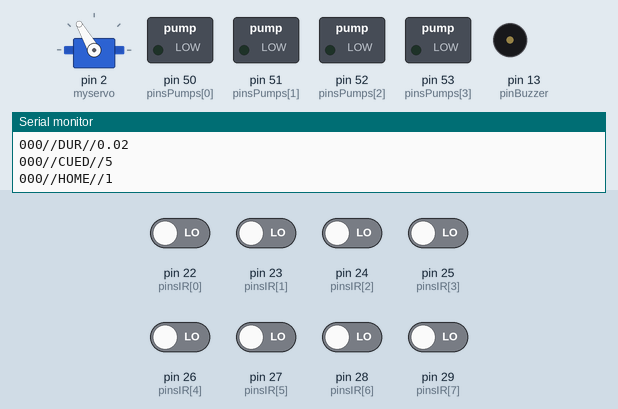
A sketch run on a simulated Arduino Mega 2560, built with avr-gcc and run on an emulated ATmega2560. Parts: servo, switched loads named in the sketch (green lamp = pin HIGH), buzzer (waves = sounding, pin HIGH), the last lines printed to the serial monitor. Inputs (shaded band) come from the test bench; at power-on: pin 22 (pinsIR[0]), pin 23 (pinsIR[1]), pin 24 (pinsIR[2]), pin 25 (pinsIR[3]), pin 26 (pinsIR[4]), pin 27 (pinsIR[5]), pin 28 (pinsIR[6]), pin 29 (pinsIR[7]) LOW.

Above: at 2.2 s.
2.3 s: pin 26 (pinsIR[4]) driven HIGH
At 3.5 s:
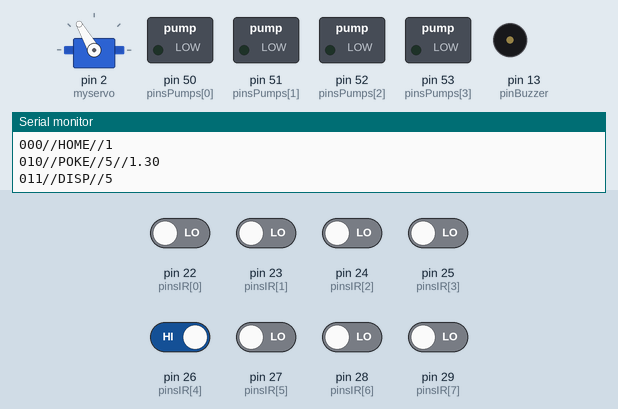
3.8 s: pin 22 (pinsIR[0]) driven HIGH
At 4.9 s:
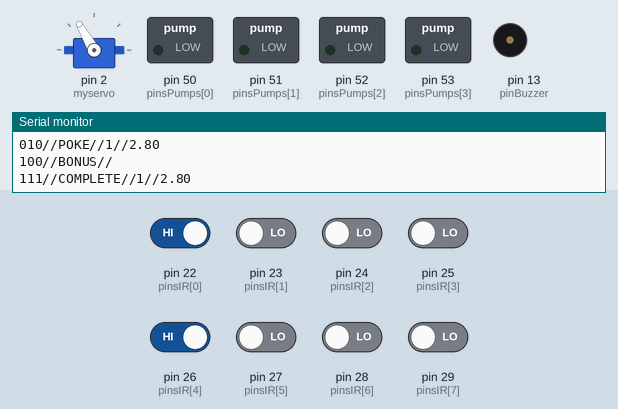
Timing chart, 0 to 6.8 s (numbered marks = the images above; inputs shaded):
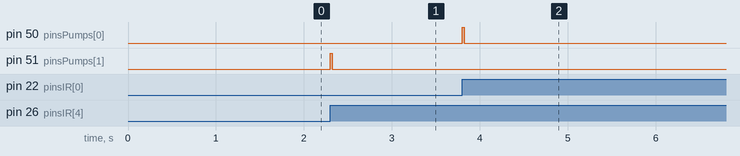

Measured:
- after the input at 2.3 s, pin 51 (pinsPumps[1]): LOW → HIGH at once, → LOW 0.02 s later
- after the input at 3.8 s, pin 50 (pinsPumps[0]): LOW → HIGH at once, → LOW 0.02 s later

The sketch:

Radial8Arm_linear.ino
```cpp
// Linear Track Maze with bonus:
// Codes:
//    000: system initiation settings log
//    001: trial initiation (offer)
//    010: port poked
//    011: port rewarded
//    100: bonus given
//    101: bonus lost
//    110: trial initiation (by animal)
//    111: trial end

#include <Servo.h>

Servo myservo;  // create servo object to control a servo
// twelve servo objects can be created on most boards

int pos = 0;    // variable to store the servo position

const int nIRs = 8;
const int nPumps = 4;
const int nCued = 1;
const int pinsIR[nIRs] = { 22, 23, 24, 25, 26, 27, 28, 29 };
const int pinsPumps[nPumps] = { 50, 51, 52, 53 };
const int pinBuzzer = 13;

int cued[nCued] = { 5 };
int home = 1;

bool rewarded[nCued] = { false };
bool tripped[nIRs] = { false, false, false, false, false, false, false, false };
bool bonus = true;
bool trial = false;

int lastIR[nIRs] = { 1, 1, 1, 1, 1, 1, 1, 1 };
int trialNum = 0;
int completedTrials = 0;
int pumpDur = 20;
int ITI = 10000;

unsigned long previousMillis = 0;  // will store last time LED was updated
long pumpStartTime[nPumps] = { 0, 0, 0, 0};
long trialEndTime = 0;
long trialStartTime = 0;


void setup() {
  myservo.attach(2, 500, 2500);  // attaches the servo on pin 9 to the servo object

  for (int i = 0; i < nIRs; i += 1) {
    pinMode(pinsIR[i], INPUT);
  }

  for (int i = 0; i < nPumps; i += 1) {
    pinMode(pinsPumps[i], OUTPUT);
    digitalWrite(pinsPumps[i],LOW);
  }

  for (int i = 0; i < nCued; i += 1) {
    cued[i] = cued[i] - 1;
  }

  pinMode(pinBuzzer, OUTPUT);

  home -= 1;

  Serial.begin(115200);
  delay(1000);
  //Serial.print("\n\n");
  Serial.println("000//mRAM//linear");
  Serial.print("000//ITI//"); Serial.println(ITI / 1000.0);
  Serial.print("000//DUR//"); Serial.println(pumpDur / 1000.0);
  for (int a=0; a<nCued; a+=1) {
    Serial.print("000//CUED//");
    Serial.println(cued[a]+1);
  }
  Serial.print("000//HOME//");
  Serial.println(home+1);

  myservo.write(120);
  trialEndTime = millis();
  trialStartTime = trialEndTime;

}

// the loop function runs over and over again forever
void loop() {
  // Checks every nosepoke port and displays if entered (rising edge). If cued, then start reward dispensing.
  for (int i = 0; i < 8; i += 1) {
    if (digitalRead(pinsIR[i]) == HIGH & lastIR[i] == 0) {
      tripped[i] = true;
      Serial.print("010//POKE//");
      Serial.print(i + 1);
      Serial.print("//");
      Serial.println((millis() - trialStartTime)/1000.0);
      for (int a = 0; a < nCued; a+=1) {
        if (pinsIR[cued[a]] == pinsIR[i] & !rewarded[a]){
          pumpStartTime[1] = millis();
          rewarded[a] = true;
          Serial.print("011//DISP//");
          Serial.println(cued[a] + 1);
        }
        else if (pinsIR[cued[a]] != pinsIR[i] && pinsIR[home] != pinsIR[i]){
          bonus = false;
        }
      }

      // home poke -> stops trial if all cued ports found -OR- initiates trial if greater than ITI
      if (pinsIR[home] == pinsIR[i]) {
        if (rewarded[0]) {
          rewarded[0] = false;
          trial = false;
          completedTrials += 1;
          if (bonus) {
            pumpStartTime[0] = millis();
            Serial.println("100//BONUS//");
          }
          trialEndTime = millis();
          Serial.print("111//COMPLETE//");
          Serial.print(completedTrials);
          Serial.print("//");
          Serial.println((trialEndTime - trialStartTime) / 1000.0);
          myservo.write(120);
        }

        else if (millis() - trialEndTime >= ITI && trialNum != completedTrials && !trial) {
          trialStartTime = millis();
          bonus = true;
          trial = true;
          Serial.print("110//INITIATE//");
          Serial.print(trialNum);
          Serial.print("//");
          Serial.println((trialStartTime - trialEndTime)/1000.0);
          myservo.write(0);
        }

      }
      lastIR[i] = 1;
    }
    // Resets poked state once exited (falling edge).
    if (digitalRead(pinsIR[i]) == LOW & lastIR[i] == 1) {
      lastIR[i] = 0;
    }
  }


  // checks duration of reward pump running and shuts off once pumping for long enough.
  for (int a = 0; a < nPumps; a+=1) {
    if (millis() - pumpStartTime[a] > pumpDur) {
      digitalWrite(pinsPumps[a], LOW);
    }
    else if (millis() - pumpStartTime[a] < pumpDur) {
      digitalWrite(pinsPumps[a], HIGH);
    }
  }

  // checks duration after trial end to initiate next trial.
  if (millis() - trialEndTime >= ITI && trialNum == completedTrials) {
    trialNum +=1;
    Serial.print("001//OFFER//");
    Serial.println(trialNum);
    tone(pinBuzzer, 3000, 500);
  }

}
```
